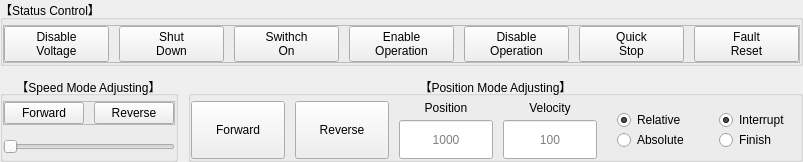
             <widget class="QWidget" name="tab_motor_10">
              <attribute name="title">
               <string>Motor 10</string>
              </attribute>
              <layout class="QVBoxLayout" name="verticalLayout_84" stretch="1,2">
               <property name="spacing">
                <number>10</number>
               </property>
               <property name="leftMargin">
                <number>0</number>
               </property>
               <property name="topMargin">
                <number>0</number>
               </property>
               <property name="rightMargin">
                <number>0</number>
               </property>
               <property name="bottomMargin">
                <number>0</number>
               </property>
               <item>
                <widget class="QGroupBox" name="groupBox_28">
                 <property name="title">
                  <string>【Status Control】</string>
                 </property>
                 <layout class="QVBoxLayout" name="verticalLayout_78" stretch="0">
                  <property name="spacing">
                   <number>10</number>
                  </property>
                  <property name="leftMargin">
                   <number>0</number>
                  </property>
                  <property name="topMargin">
                   <number>5</number>
                  </property>
                  <property name="rightMargin">
                   <number>0</number>
                  </property>
                  <property name="bottomMargin">
                   <number>0</number>
                  </property>
                  <item>
                   <widget class="QFrame" name="frame_24">
                    <property name="frameShape">
                     <enum>QFrame::StyledPanel</enum>
                    </property>
                    <property name="frameShadow">
                     <enum>QFrame::Raised</enum>
                    </property>
                    <layout class="QHBoxLayout" name="horizontalLayout_40" stretch="0,0,0,0,0,0,0">
                     <property name="spacing">
                      <number>10</number>
                     </property>
                     <property name="leftMargin">
                      <number>0</number>
                     </property>
                     <property name="topMargin">
                      <number>0</number>
                     </property>
                     <property name="rightMargin">
                      <number>0</number>
                     </property>
                     <property name="bottomMargin">
                      <number>0</number>
                     </property>
                     <item>
                      <widget class="QPushButton" name="disable_voltage_10">
                       <property name="enabled">
                        <bool>true</bool>
                       </property>
                       <property name="sizePolicy">
                        <sizepolicy hsizetype="Minimum" vsizetype="Preferred">
                         <horstretch>0</horstretch>
                         <verstretch>0</verstretch>
                        </sizepolicy>
                       </property>
                       <property name="text">
                        <string>Disable
Voltage</string>
                       </property>
                      </widget>
                     </item>
                     <item>
                      <widget class="QPushButton" name="shut_down_10">
                       <property name="enabled">
                        <bool>true</bool>
                       </property>
                       <property name="sizePolicy">
                        <sizepolicy hsizetype="Minimum" vsizetype="Preferred">
                         <horstretch>0</horstretch>
                         <verstretch>0</verstretch>
                        </sizepolicy>
                       </property>
                       <property name="text">
                        <string>Shut
Down</string>
                       </property>
                      </widget>
                     </item>
                     <item>
                      <widget class="QPushButton" name="switch_on_10">
                       <property name="enabled">
                        <bool>true</bool>
                       </property>
                       <property name="sizePolicy">
                        <sizepolicy hsizetype="Minimum" vsizetype="Preferred">
                         <horstretch>0</horstretch>
                         <verstretch>0</verstretch>
                        </sizepolicy>
                       </property>
                       <property name="text">
                        <string>Swithch
On</string>
                       </property>
                      </widget>
                     </item>
                     <item>
                      <widget class="QPushButton" name="enable_operation_10">
                       <property name="enabled">
                        <bool>true</bool>
                       </property>
                       <property name="sizePolicy">
                        <sizepolicy hsizetype="Minimum" vsizetype="Preferred">
                         <horstretch>0</horstretch>
                         <verstretch>0</verstretch>
                        </sizepolicy>
                       </property>
                       <property name="text">
                        <string>Enable
Operation</string>
                       </property>
                      </widget>
                     </item>
                     <item>
                      <widget class="QPushButton" name="disable_operation_10">
                       <property name="enabled">
                        <bool>true</bool>
                       </property>
                       <property name="sizePolicy">
                        <sizepolicy hsizetype="Minimum" vsizetype="Preferred">
                         <horstretch>0</horstretch>
                         <verstretch>0</verstretch>
                        </sizepolicy>
                       </property>
                       <property name="text">
                        <string>Disable
Operation</string>
                       </property>
                      </widget>
                     </item>
                     <item>
                      <widget class="QPushButton" name="quick_stop_10">
                       <property name="enabled">
                        <bool>true</bool>
                       </property>
                       <property name="sizePolicy">
                        <sizepolicy hsizetype="Minimum" vsizetype="Preferred">
                         <horstretch>0</horstretch>
                         <verstretch>0</verstretch>
                        </sizepolicy>
                       </property>
                       <property name="text">
                        <string>Quick
Stop</string>
                       </property>
                      </widget>
                     </item>
                     <item>
                      <widget class="QPushButton" name="fault_reset_10">
                       <property name="enabled">
                        <bool>true</bool>
                       </property>
                       <property name="sizePolicy">
                        <sizepolicy hsizetype="Minimum" vsizetype="Preferred">
                         <horstretch>0</horstretch>
                         <verstretch>0</verstretch>
                        </sizepolicy>
                       </property>
                       <property name="text">
                        <string>Fault
Reset</string>
                       </property>
                      </widget>
                     </item>
                    </layout>
                   </widget>
                  </item>
                 </layout>
                </widget>
               </item>
               <item>
                <layout class="QHBoxLayout" name="horizontalLayout_41">
                 <property name="spacing">
                  <number>10</number>
                 </property>
                 <item>
                  <widget class="QGroupBox" name="groupBox_29">
                   <property name="title">
                    <string>【Speed Mode Adjusting】</string>
                   </property>
                   <property name="alignment">
                    <set>Qt::AlignCenter</set>
                   </property>
                   <layout class="QVBoxLayout" name="verticalLayout_79" stretch="1,1">
                    <property name="spacing">
                     <number>10</number>
                    </property>
                    <property name="leftMargin">
                     <number>0</number>
                    </property>
                    <property name="topMargin">
                     <number>5</number>
                    </property>
                    <property name="rightMargin">
                     <number>0</number>
                    </property>
                    <property name="bottomMargin">
                     <number>0</number>
                    </property>
                    <item>
                     <widget class="QFrame" name="frame_25">
                      <property name="frameShape">
                       <enum>QFrame::StyledPanel</enum>
                      </property>
                      <property name="frameShadow">
                       <enum>QFrame::Raised</enum>
                      </property>
                      <layout class="QHBoxLayout" name="horizontalLayout_42">
                       <property name="spacing">
                        <number>10</number>
                       </property>
                       <property name="leftMargin">
                        <number>0</number>
                       </property>
                       <property name="topMargin">
                        <number>0</number>
                       </property>
                       <property name="rightMargin">
                        <number>0</number>
                       </property>
                       <property name="bottomMargin">
                        <number>0</number>
                       </property>
                       <item>
                        <widget class="QPushButton" name="speed_forward_10">
                         <property name="sizePolicy">
                          <sizepolicy hsizetype="Preferred" vsizetype="Preferred">
                           <horstretch>0</horstretch>
                           <verstretch>0</verstretch>
                          </sizepolicy>
                         </property>
                         <property name="text">
                          <string>Forward</string>
                         </property>
                        </widget>
                       </item>
                       <item>
                        <widget class="QPushButton" name="speed_reverse_10">
                         <property name="sizePolicy">
                          <sizepolicy hsizetype="Preferred" vsizetype="Preferred">
                           <horstretch>0</horstretch>
                           <verstretch>0</verstretch>
                          </sizepolicy>
                         </property>
                         <property name="text">
                          <string>Reverse</string>
                         </property>
                        </widget>
                       </item>
                      </layout>
                     </widget>
                    </item>
                    <item>
                     <widget class="QSlider" name="speed_adjust_10">
                      <property name="sizePolicy">
                       <sizepolicy hsizetype="Expanding" vsizetype="Preferred">
                        <horstretch>0</horstretch>
                        <verstretch>0</verstretch>
                       </sizepolicy>
                      </property>
                      <property name="maximum">
                       <number>200</number>
                      </property>
                      <property name="orientation">
                       <enum>Qt::Horizontal</enum>
                      </property>
                     </widget>
                    </item>
                   </layout>
                  </widget>
                 </item>
                 <item>
                  <widget class="QGroupBox" name="groupBox_30">
                   <property name="title">
                    <string>【Position Mode Adjusting】</string>
                   </property>
                   <property name="alignment">
                    <set>Qt::AlignCenter</set>
                   </property>
                   <layout class="QHBoxLayout" name="horizontalLayout_43" stretch="1,1,1,1,0,0">
                    <property name="spacing">
                     <number>10</number>
                    </property>
                    <property name="leftMargin">
                     <number>0</number>
                    </property>
                    <property name="topMargin">
                     <number>5</number>
                    </property>
                    <property name="rightMargin">
                     <number>0</number>
                    </property>
                    <property name="bottomMargin">
                     <number>0</number>
                    </property>
                    <item>
                     <widget class="QPushButton" name="position_forward_10">
                      <property name="sizePolicy">
                       <sizepolicy hsizetype="Minimum" vsizetype="Preferred">
                        <horstretch>0</horstretch>
                        <verstretch>0</verstretch>
                       </sizepolicy>
                      </property>
                      <property name="text">
                       <string>Forward</string>
                      </property>
                     </widget>
                    </item>
                    <item>
                     <widget class="QPushButton" name="position_reverse_10">
                      <property name="sizePolicy">
                       <sizepolicy hsizetype="Minimum" vsizetype="Preferred">
                        <horstretch>0</horstretch>
                        <verstretch>0</verstretch>
                       </sizepolicy>
                      </property>
                      <property name="text">
                       <string>Reverse</string>
                      </property>
                     </widget>
                    </item>
                    <item>
                     <layout class="QVBoxLayout" name="verticalLayout_80">
                      <property name="spacing">
                       <number>5</number>
                      </property>
                      <property name="leftMargin">
                       <number>0</number>
                      </property>
                      <property name="topMargin">
                       <number>0</number>
                      </property>
                      <property name="rightMargin">
                       <number>0</number>
                      </property>
                      <property name="bottomMargin">
                       <number>0</number>
                      </property>
                      <item>
                       <widget class="QLabel" name="tx_position_10">
                        <property name="enabled">
                         <bool>true</bool>
                        </property>
                        <property name="sizePolicy">
                         <sizepolicy hsizetype="Preferred" vsizetype="Fixed">
                          <horstretch>0</horstretch>
                          <verstretch>0</verstretch>
                         </sizepolicy>
                        </property>
                        <property name="text">
                         <string>Position</string>
                        </property>
                        <property name="alignment">
                         <set>Qt::AlignCenter</set>
                        </property>
                       </widget>
                      </item>
                      <item>
                       <widget class="QLineEdit" name="position_10">
                        <property name="sizePolicy">
                         <sizepolicy hsizetype="Expanding" vsizetype="Preferred">
                          <horstretch>0</horstretch>
                          <verstretch>0</verstretch>
                         </sizepolicy>
                        </property>
                        <property name="alignment">
                         <set>Qt::AlignCenter</set>
                        </property>
                        <property name="placeholderText">
                         <string>1000</string>
                        </property>
                       </widget>
                      </item>
                     </layout>
                    </item>
                    <item>
                     <layout class="QVBoxLayout" name="verticalLayout_81">
                      <property name="spacing">
                       <number>5</number>
                      </property>
                      <property name="leftMargin">
                       <number>0</number>
                      </property>
                      <property name="topMargin">
                       <number>0</number>
                      </property>
                      <property name="rightMargin">
                       <number>0</number>
                      </property>
                      <property name="bottomMargin">
                       <number>0</number>
                      </property>
                      <item>
                       <widget class="QLabel" name="tx_velocity_10">
                        <property name="enabled">
                         <bool>true</bool>
                        </property>
                        <property name="sizePolicy">
                         <sizepolicy hsizetype="Preferred" vsizetype="Fixed">
                          <horstretch>0</horstretch>
                          <verstretch>0</verstretch>
                         </sizepolicy>
                        </property>
                        <property name="text">
                         <string>Velocity</string>
                        </property>
                        <property name="alignment">
                         <set>Qt::AlignCenter</set>
                        </property>
                       </widget>
                      </item>
                      <item>
                       <widget class="QLineEdit" name="velocity_10">
                        <property name="sizePolicy">
                         <sizepolicy hsizetype="Expanding" vsizetype="Preferred">
                          <horstretch>0</horstretch>
                          <verstretch>0</verstretch>
                         </sizepolicy>
                        </property>
                        <property name="alignment">
                         <set>Qt::AlignCenter</set>
                        </property>
                        <property name="placeholderText">
                         <string>100</string>
                        </property>
                       </widget>
                      </item>
                     </layout>
                    </item>
                    <item>
                     <widget class="QFrame" name="frame">
                      <layout class="QVBoxLayout" name="verticalLayout_82">
                       <property name="spacing">
                        <number>0</number>
                       </property>
                       <property name="leftMargin">
                        <number>10</number>
                       </property>
                       <property name="rightMargin">
                        <number>10</number>
                       </property>
                       <item>
                        <widget class="QRadioButton" name="relative_10">
                         <property name="enabled">
                          <bool>true</bool>
                         </property>
                         <property name="layoutDirection">
                          <enum>Qt::LeftToRight</enum>
                         </property>
                         <property name="text">
                          <string>Relative</string>
                         </property>
                         <property name="checkable">
                          <bool>true</bool>
                         </property>
                         <property name="checked">
                          <bool>true</bool>
                         </property>
                        </widget>
                       </item>
                       <item>
                        <widget class="QRadioButton" name="absolute_10">
                         <property name="enabled">
                          <bool>true</bool>
                         </property>
                         <property name="text">
                          <string>Absolute</string>
                         </property>
                         <property name="checked">
                          <bool>false</bool>
                         </property>
                        </widget>
                       </item>
                      </layout>
                     </widget>
                    </item>
                    <item>
                     <widget class="QFrame" name="frame">
                      <layout class="QVBoxLayout" name="verticalLayout_83">
                       <property name="spacing">
                        <number>0</number>
                       </property>
                       <property name="leftMargin">
                        <number>10</number>
                       </property>
                       <property name="rightMargin">
                        <number>10</number>
                       </property>
                       <item>
                        <widget class="QRadioButton" name="interrupt_10">
                         <property name="enabled">
                          <bool>true</bool>
                         </property>
                         <property name="layoutDirection">
                          <enum>Qt::LeftToRight</enum>
                         </property>
                         <property name="text">
                          <string>Interrupt</string>
                         </property>
                         <property name="checkable">
                          <bool>true</bool>
                         </property>
                         <property name="checked">
                          <bool>true</bool>
                         </property>
                        </widget>
                       </item>
                       <item>
                        <widget class="QRadioButton" name="finish_10">
                         <property name="enabled">
                          <bool>true</bool>
                         </property>
                         <property name="text">
                          <string>Finish</string>
                         </property>
                         <property name="checked">
                          <bool>false</bool>
                         </property>
                        </widget>
                       </item>
                      </layout>
                     </widget>
                    </item>
                   </layout>
                  </widget>
                 </item>
                </layout>
               </item>
              </layout>
             </widget>
